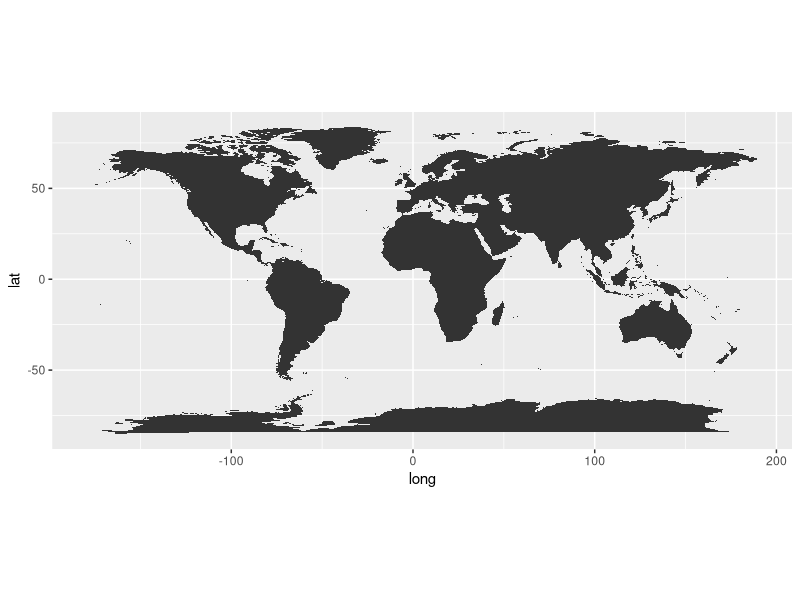
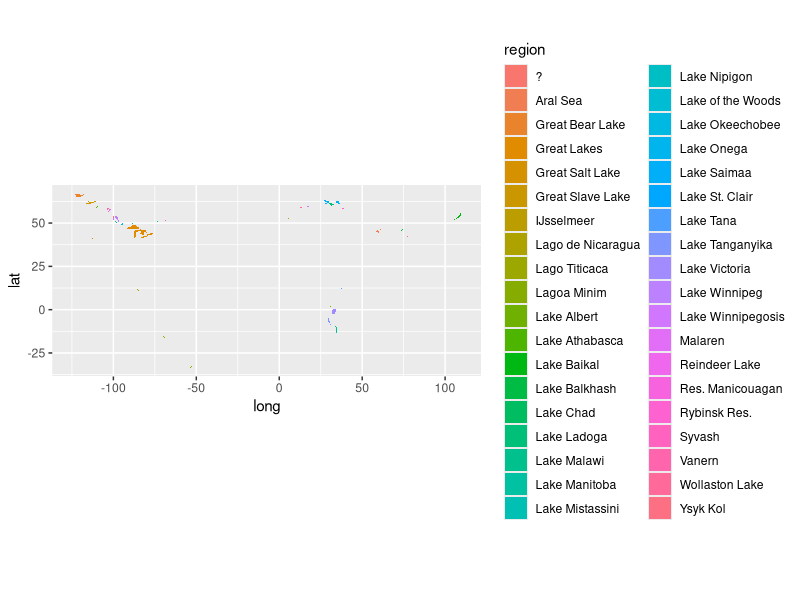

Generate these figures, in order, with R: (Note: this script raises an error after producing the figures.)
## ---- chunk 1
knitr::opts_chunk$set(echo = TRUE)
library(maps)
library(magrittr)
library(ggplot2)
library(tibble)
## ---- chunk 2
map_data("world") %>%
ggplot(aes(long, lat)) +
  geom_polygon(aes(group=group)) +
  coord_quickmap()
## ---- chunk 3
lakes_data <- map_data("lakes")

lakes_data %>%
ggplot(aes(long, lat)) +
  geom_polygon(aes(group=group, fill=region)) +
  coord_quickmap()
## ---- chunk 4
lakes_data %>%
  dplyr::filter(dplyr::across(region, ~ grepl("Great Lakes", .))) %>%
  ggplot(aes(long, lat)) +
  geom_polygon(aes(group=group, fill=as.factor(group))) +
  # coord_quickmap()
  coord_map("albers",  lat0 = 45.5, lat1 = 29.5)
